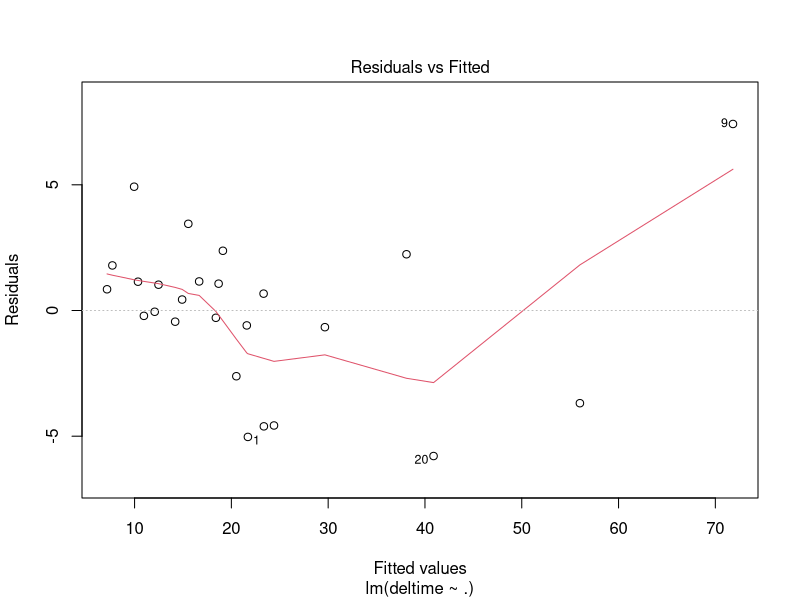
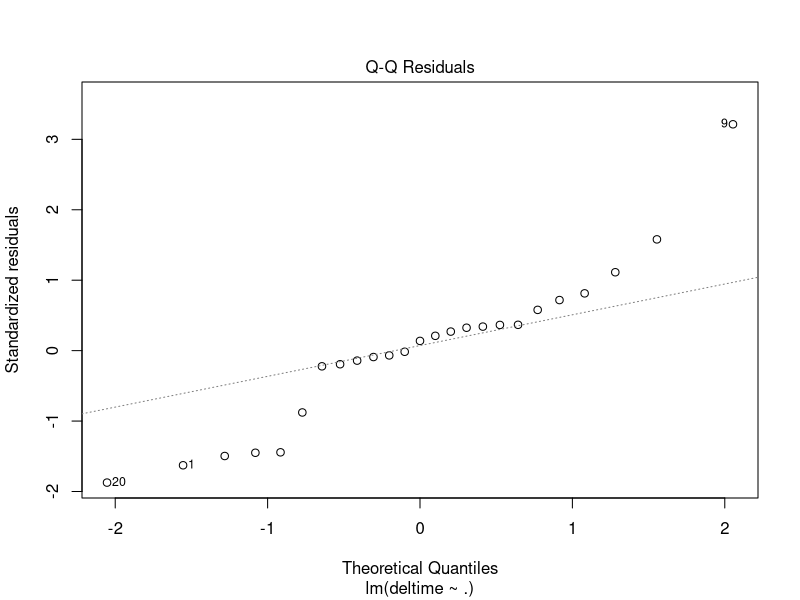
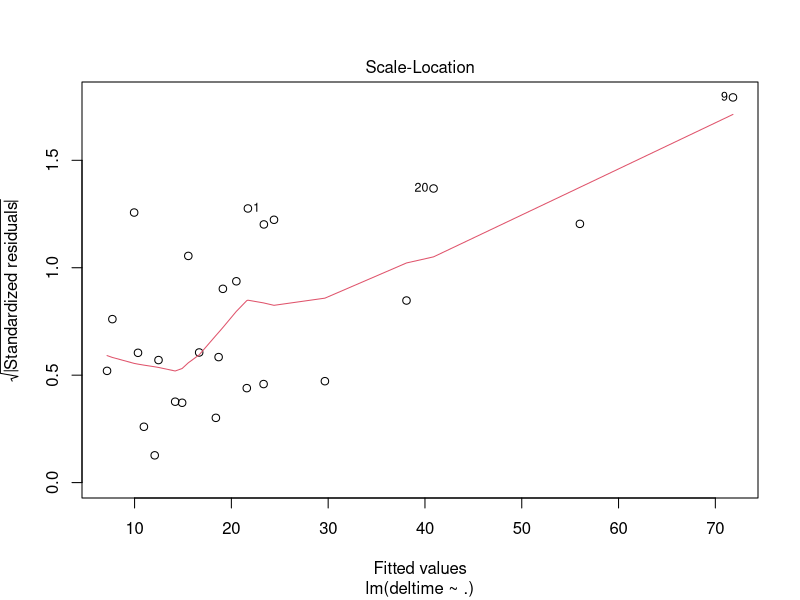
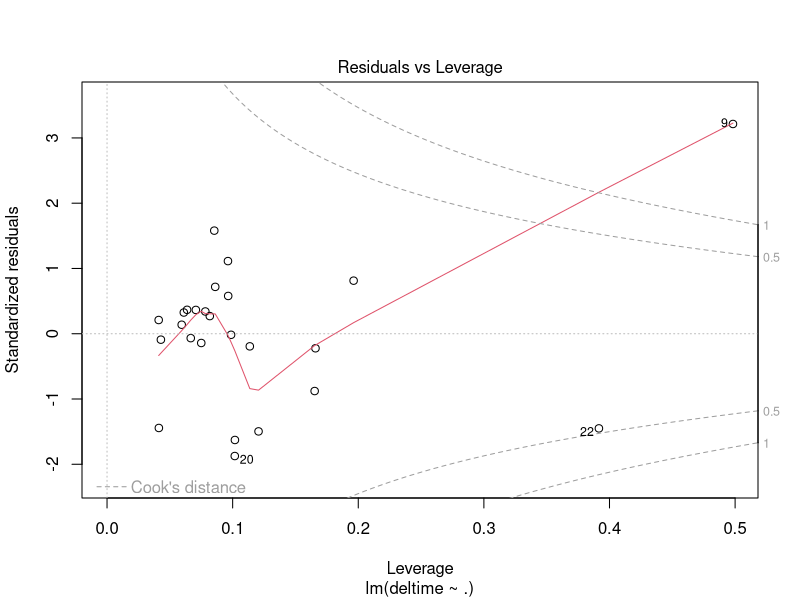
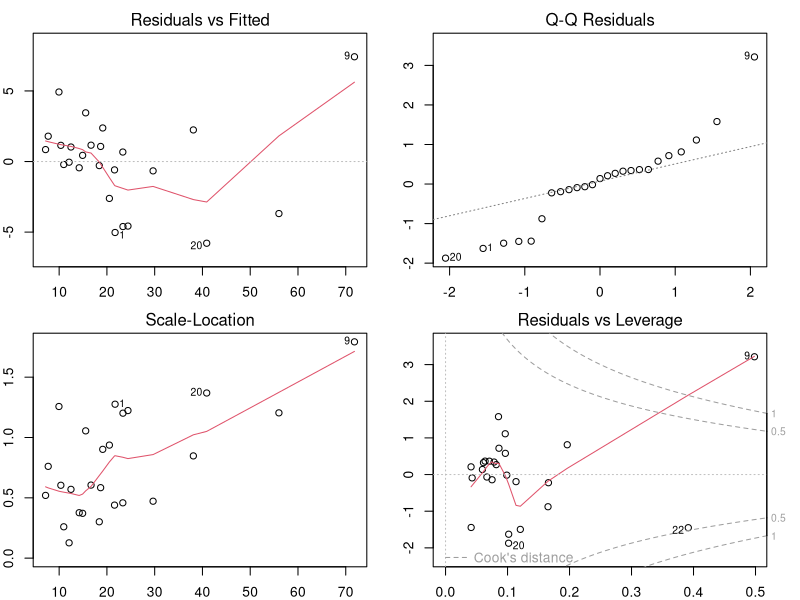
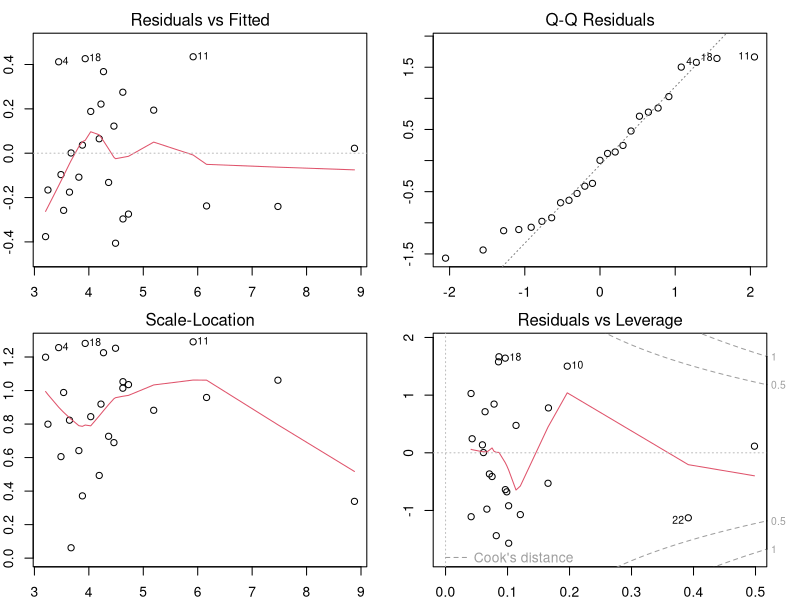

The R script that drew these images, in order:
deliverytime <- read.csv("deliverytime.csv")
lrfit <- lm(deltime~., data=deliverytime)
summary(lrfit)
plot(lrfit) # need to hit Enter to see each plot

par(mfrow =c(2,2),mar=c(2,2,2,2)) # put the 4 plots in one page
plot(lrfit)

slrfit <- lm(deltime^0.5~., data=deliverytime)
summary(slrfit)
plot(slrfit)
